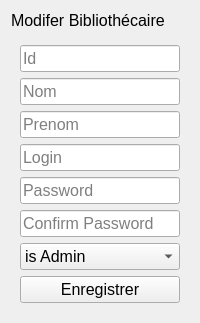
                <widget class="QWidget" name="editLibrarian">
                 <layout class="QVBoxLayout" name="verticalLayout_44">
                  <item>
                   <widget class="QLabel" name="label_17">
                    <property name="font">
                     <font>
                      <pointsize>12</pointsize>
                     </font>
                    </property>
                    <property name="text">
                     <string>Modifer Bibliothécaire</string>
                    </property>
                   </widget>
                  </item>
                  <item>
                   <widget class="QWidget" name="widget_20" native="true">
                    <property name="sizePolicy">
                     <sizepolicy hsizetype="Preferred" vsizetype="Expanding">
                      <horstretch>0</horstretch>
                      <verstretch>0</verstretch>
                     </sizepolicy>
                    </property>
                    <layout class="QVBoxLayout" name="verticalLayout_43">
                     <item>
                      <widget class="QLineEdit" name="editLibrarianId">
                       <property name="font">
                        <font>
                         <pointsize>12</pointsize>
                        </font>
                       </property>
                       <property name="placeholderText">
                        <string>Id</string>
                       </property>
                      </widget>
                     </item>
                     <item>
                      <widget class="QLineEdit" name="editLibrarianNom">
                       <property name="font">
                        <font>
                         <pointsize>12</pointsize>
                        </font>
                       </property>
                       <property name="placeholderText">
                        <string>Nom</string>
                       </property>
                      </widget>
                     </item>
                     <item>
                      <widget class="QLineEdit" name="editLibrarianPrenom">
                       <property name="font">
                        <font>
                         <pointsize>12</pointsize>
                        </font>
                       </property>
                       <property name="placeholderText">
                        <string>Prenom</string>
                       </property>
                      </widget>
                     </item>
                     <item>
                      <widget class="QLineEdit" name="editLibrarianLogin">
                       <property name="font">
                        <font>
                         <pointsize>12</pointsize>
                        </font>
                       </property>
                       <property name="placeholderText">
                        <string>Login</string>
                       </property>
                      </widget>
                     </item>
                     <item>
                      <widget class="QLineEdit" name="editLibrarianPassword">
                       <property name="font">
                        <font>
                         <pointsize>12</pointsize>
                        </font>
                       </property>
                       <property name="echoMode">
                        <enum>QLineEdit::Password</enum>
                       </property>
                       <property name="placeholderText">
                        <string>Password</string>
                       </property>
                      </widget>
                     </item>
                     <item>
                      <widget class="QLineEdit" name="editLibrarianConf">
                       <property name="font">
                        <font>
                         <pointsize>12</pointsize>
                        </font>
                       </property>
                       <property name="echoMode">
                        <enum>QLineEdit::Password</enum>
                       </property>
                       <property name="placeholderText">
                        <string>Confirm Password</string>
                       </property>
                      </widget>
                     </item>
                     <item>
                      <widget class="QComboBox" name="editAdmin">
                       <property name="font">
                        <font>
                         <pointsize>12</pointsize>
                        </font>
                       </property>
                       <item>
                        <property name="text">
                         <string>is Admin</string>
                        </property>
                       </item>
                       <item>
                        <property name="text">
                         <string>No</string>
                        </property>
                       </item>
                       <item>
                        <property name="text">
                         <string>Yes</string>
                        </property>
                       </item>
                      </widget>
                     </item>
                     <item>
                      <widget class="QPushButton" name="editLibrarianBtn">
                       <property name="font">
                        <font>
                         <pointsize>12</pointsize>
                        </font>
                       </property>
                       <property name="text">
                        <string>Enregistrer</string>
                       </property>
                       <property name="icon">
                        <iconset resource="QSS/QSS_Resources.qrc">
                         <normaloff>:/icons/Icons/save.png</normaloff>:/icons/Icons/save.png</iconset>
                       </property>
                       <property name="iconSize">
                        <size>
                         <width>24</width>
                         <height>24</height>
                        </size>
                       </property>
                      </widget>
                     </item>
                    </layout>
                   </widget>
                  </item>
                 </layout>
                </widget>
